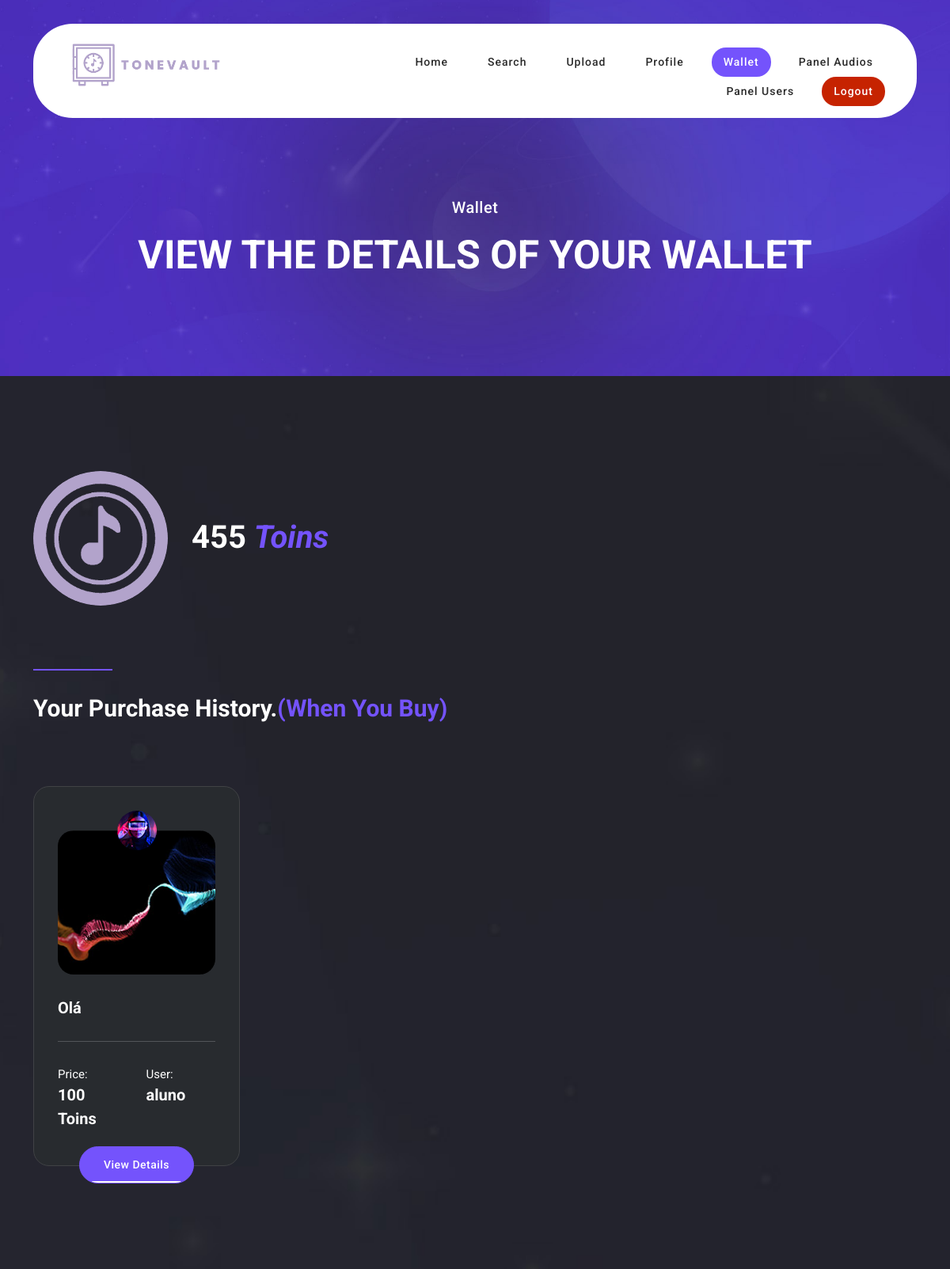
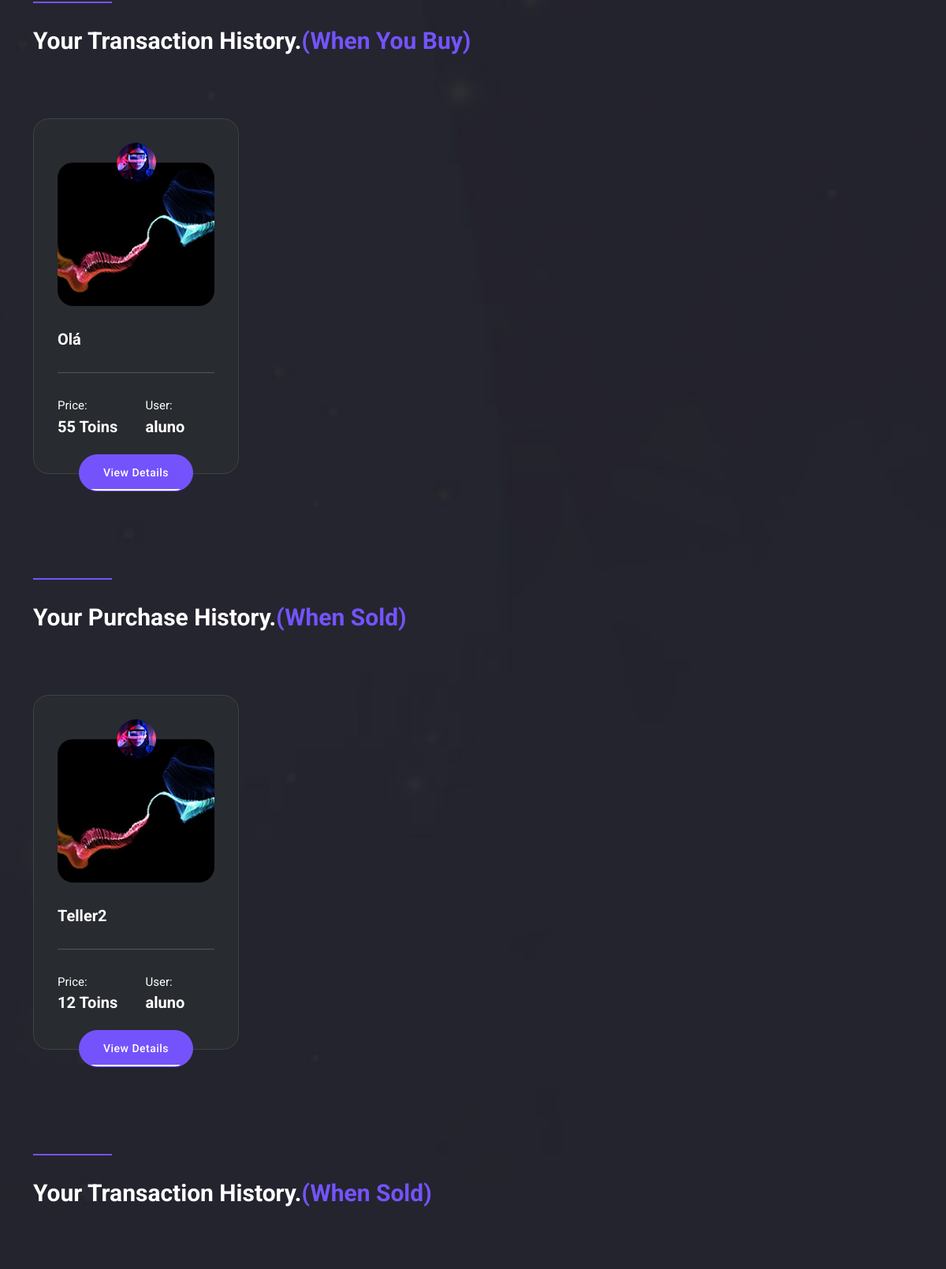
The page /wallet (signed in, upper part) on the database its author committed (2 pictures, top to bottom).
### tables this page shows
CREATE TABLE `utilizadores` (
  `id` int(11) NOT NULL,
  `nome` varchar(50) NOT NULL,
  `email` varchar(255) NOT NULL,
  `password` varchar(255) NOT NULL,
  `saldo` int(11) DEFAULT 0,
  `nivel` int(11) DEFAULT 2,
  `estado` tinyint(1) DEFAULT 1
);

CREATE TABLE `compras` (
  `id` int(11) NOT NULL,
  `valor` int(11) NOT NULL,
  `idUtilizador` int(11) NOT NULL,
  `idAudio` int(11) NOT NULL
);

CREATE TABLE `audios` (
  `id` int(11) NOT NULL,
  `titulo` varchar(255) NOT NULL,
  `descricao` text NOT NULL,
  `ficheiro` varchar(255) NOT NULL,
  `ficheiroEnc` varchar(255) NOT NULL,
  `valor` int(11) NOT NULL,
  `idUtilizador` int(11) NOT NULL,
  `privacidade` tinyint(1) NOT NULL,
  `estado` tinyint(1) DEFAULT 1
);

CREATE TABLE `transacoesaudios` (
  `id` int(11) NOT NULL,
  `valor` int(11) NOT NULL,
  `idUtilizadorIn` int(11) NOT NULL,
  `idUtilizadorOut` int(11) NOT NULL,
  `idAudio` int(11) NOT NULL
);

### app/database/Database.php (called while the page is built)
<?php
class Database
{
    private static $instance = null;
    public static function getInstance()
    {
        if (self::$instance === null) {
            try {
                self::$instance = new PDO(
                    'mysql:host=sql102.infinityfree.com;dbname=if0_37791864_tonevault',
                    'if0_37791864',
                    'macacos2000',
                    [
                        PDO::ATTR_ERRMODE => PDO::ERRMODE_EXCEPTION,
                        PDO::ATTR_DEFAULT_FETCH_MODE => PDO::FETCH_ASSOC
                    ]
                );
            } catch (PDOException $e) {
                die("ERRO DE CONEXÃO : " . $e->getMessage());
            }
        }
        return self::$instance;
    }
}

### app/models/UserModel.php (called while the page is built, shortened)
<?php
class UserModel
{
    private $db;
    public function __construct()
    {
        require_once './app/database/Database.php';
        $this->db = Database::getInstance();
    }
    public function userSaldo($userId)
    {
        $sql = "SELECT saldo FROM utilizadores WHERE id = :id";
        $stmt = $this->db->prepare($sql);
        $stmt->execute(['id' => $userId]);
        return $stmt->fetchColumn();
    }
    public function getComprasByUserId($userId)
    {
        $query = "
        SELECT
            c.id AS compra_id,
            c.valor AS valor_compra,
            a.id AS audio_id,
            a.titulo AS titulo_audio,
            u.nome AS nome_dono_audio
        FROM
            compras c
        JOIN
            audios a ON c.idAudio = a.id
        JOIN
            utilizadores u ON a.idUtilizador = u.id
        WHERE
            c.idUtilizador = :userId
        ORDER BY
        c.id DESC
    ";
        $stmt = $this->db->prepare($query);
        $stmt->bindValue(':userId', $userId, PDO::PARAM_INT);
        $stmt->execute();
        return $stmt->fetchAll(PDO::FETCH_ASSOC);
    }
    public function getTransacoesByUserId($userId)
    {
        $query = "
        SELECT
            t.id AS transacao_id,
            t.valor AS valor_transacao,
            a.id AS audio_id,
            a.titulo AS titulo_audio,
            u.nome AS nome_antigo_dono
        FROM
            transacoesaudios t
        JOIN
            audios a ON t.idAudio = a.id
        JOIN
            utilizadores u ON t.idUtilizadorOut = u.id
        WHERE
            t.idUtilizadorIn = :userId
        ORDER BY
        t.id DESC
    ";
        $stmt = $this->db->prepare($query);
        $stmt->bindValue(':userId', $userId, PDO::PARAM_INT);
        $stmt->execute();
        return $stmt->fetchAll(PDO::FETCH_ASSOC);
    }
    public function getGanhosDeComprasByUserId($userId)
    {
        $query = "
        SELECT
            c.id AS compra_id,
            c.valor AS valor_compra,
            a.id AS audio_id,
            a.titulo AS titulo_audio,
            u.nome AS nome_comprador
        FROM
            compras c
        JOIN
            audios a ON c.idAudio = a.id
        JOIN
            utilizadores u ON c.idUtilizador = u.id
        WHERE
            a.idUtilizador = :userId
        ORDER BY
        c.id DESC
    ";
        $stmt = $this->db->prepare($query);
        $stmt->bindValue(':userId', $userId, PDO::PARAM_INT);
        $stmt->execute();
        return $stmt->fetchAll(PDO::FETCH_ASSOC);
    }
}

### app/views/walletView.php (the view, shortened to what this page needs)
<!DOCTYPE html>
<html lang="en">
<head>
    <link href="app/vendor/bootstrap/css/bootstrap.min.css" rel="stylesheet">
    <link rel="stylesheet" href="app/assets/css/fontawesome.css">
    <link rel="stylesheet" href="app/assets/css/templatemo-liberty-market.css">
    <link rel="stylesheet" href="app/assets/css/owl.css">
    <link rel="stylesheet" href="app/assets/css/animate.css">
    <link rel="stylesheet" href="https://unpkg.com/swiper@7/swiper-bundle.min.css" />
</head>
<body>
    <?php
    include_once 'headerView.php';
    ?>
    <div class="page-heading normal-space">
        <div class="container">
            <div class="row">
                <div class="col-lg-12">
                    <h6>Wallet</h6>
                    <h2>View The Details Of Your Wallet</h2>
                </div>
            </div>
        </div>
    </div>
    <div class="author-page">
        <div class="container">
            <div class="row">
                <div class="col-lg-6">
                    <div class="author">
                        <img src="app/assets/images/logo/Toin.png" alt="" style="border-radius: 50%; max-width: 170px;">
                        <h4 style="font-size:40px"><?= $saldo ?> <em style="color:#7453fc;">Toins</em></h4>
                    </div>
                </div>
                <div class="col-lg-12">
                    <div class="section-heading">
                        <div class="line-dec"></div>
                        <h2>Your Purchase History.<em>(When You Buy)</em></h2>
                    </div>
                </div>
                <?php foreach ($compras as $compra) { ?>
                    <div class="col-lg-3 col-md-6">
                        <div class="item">
                            <div class="row">
                                <div class="col-lg-12">
                                    <span class="author">
                                        <img src="app/assets/images/author.jpg" alt="" style="max-width: 50px; border-radius: 50%;">
                                    </span>
                                    <img src="app/assets/images/discover-03.jpg" alt="" style="border-radius: 20px;">
                                    <h4><?= $compra['titulo_audio'] ?></h4>
                                </div>
                                <div class="col-lg-12">
                                    <div class="line-dec"></div>
                                    <div class="row">
                                        <div class="col-6">
                                            <span>Price: <br> <strong><?= $compra['valor_compra'] ?> Toins</strong></span>
                                        </div>
                                        <div class="col-6">
                                            <span>User: <br> <strong><?= $compra['nome_dono_audio'] ?></strong></span>
                                        </div>
                                    </div>
                                </div>
                                <div class="col-lg-12">
                                    <div class="main-button">
                                        <a href="/item?id=<?= $compra['audio_id'] ?>">View Details</a>
                                    </div>
                                </div>
                            </div>
                        </div>
                    </div>
                <?php } ?>
                <div class="col-lg-12">
                    <div class="section-heading">
                        <div class="line-dec"></div>
                        <h2>Your Transaction History.<em>(When You buy)</em></h2>
                    </div>
                </div>
                <?php foreach ($transacoes as $transacao) { ?>
                    <div class="col-lg-3 col-md-6">
                        <div class="item">
                            <div class="row">
                                <div class="col-lg-12">
                                    <span class="author">
                                        <img src="app/assets/images/author.jpg" alt="" style="max-width: 50px; border-radius: 50%;">
                                    </span>
                                    <img src="app/assets/images/discover-03.jpg" alt="" style="border-radius: 20px;">
                                    <h4><?= $transacao['titulo_audio'] ?></h4>
                                </div>
                                <div class="col-lg-12">
                                    <div class="line-dec"></div>
                                    <div class="row">
                                        <div class="col-6">
                                            <span>Price: <br> <strong><?= $transacao['valor_transacao'] ?> Toins</strong></span>
                                        </div>
                                        <div class="col-6">
                                            <span>User: <br> <strong><?= $transacao['nome_antigo_dono'] ?></strong></span>
                                        </div>
                                    </div>
                                </div>
                                <div class="col-lg-12">
                                    <div class="main-button">
                                        <a href="/item?id=<?= $transacao['audio_id'] ?>">View Details</a>
                                    </div>
                                </div>
                            </div>
                        </div>
                    </div>
                <?php } ?>
                <div class="col-lg-12">
                    <div class="section-heading">
                        <div class="line-dec"></div>
                        <h2>Your Purchase History.<em>(When sold)</em></h2>
                    </div>
                </div>
                <?php foreach ($ganhosCompras as $ganhosCompra) { ?>
                    <div class="col-lg-3 col-md-6">
                        <div class="item">
                            <div class="row">
                                <div class="col-lg-12">
                                    <span class="author">
                                        <img src="app/assets/images/author.jpg" alt="" style="max-width: 50px; border-radius: 50%;">
                                    </span>
                                    <img src="app/assets/images/discover-03.jpg" alt="" style="border-radius: 20px;">
                                    <h4><?= $ganhosCompra['titulo_audio'] ?></h4>
                                </div>
                                <div class="col-lg-12">
                                    <div class="line-dec"></div>
                                    <div class="row">
                                        <div class="col-6">
                                            <span>Price: <br> <strong><?= $ganhosCompra['valor_compra'] ?> Toins</strong></span>
                                        </div>
                                        <div class="col-6">
                                            <span>User: <br> <strong><?= $ganhosCompra['nome_comprador'] ?></strong></span>
                                        </div>
                                    </div>
                                </div>
                                <div class="col-lg-12">
                                    <div class="main-button">
                                        <a href="/item?id=<?= $ganhosCompra['audio_id'] ?>">View Details</a>
                                    </div>
                                </div>
                            </div>
                        </div>
                    </div>
                <?php } ?>
                <div class="col-lg-12">
                    <div class="section-heading">
                        <div class="line-dec"></div>
                        <h2>Your Transaction History.<em>(When sold)</em></h2>
                    </div>
                </div>
            </div>
        </div>
    </div>
</body>
</html>

### app/assets/css/templatemo-liberty-market.css (style rules this page uses)
html, body, div, span, applet, object, iframe, h1, h2, h3, h4, h5, h6, p, blockquote, div pre, a, abbr, acronym, address, big, cite, code, del, dfn, em, font, img, ins, kbd, q, s, samp, small, strike, strong, sub, sup, tt, var, b, u, i, center, dl, dt, dd, ol, ul, li, figure, header, nav, section, article, aside, footer, figcaption { margin: 0; padding: 0; border: 0; outline: 0; }
* { box-sizing: border-box; }
html, body { font-family: 'Roboto', sans-serif; font-weight: 400; background-color: #1e1e1e; font-size: 16px; -ms-text-size-adjust: 100%; -webkit-font-smoothing: antialiased; -moz-osx-font-smoothing: grayscale; }
a { text-decoration: none !important; }
h1, h2, h3, h4, h5, h6 { margin-top: 0px; margin-bottom: 0px; color: #fff; font-weight: 700; }
img { width: 100%; overflow: hidden; }
html, body { background: #fff; font-family: 'Roboto', sans-serif; }
.main-button a { font-size: 14px; color: #fff; background-color: #7453fc; border: 1px solid #7453fc; padding: 12px 30px; display: inline-block; border-radius: 25px; font-weight: 500; text-transform: capitalize; letter-spacing: 0.5px; transition: all .3s; position: relative; overflow: hidden; }
.main-button a:after { width: 78%; height: 2px; background-color: #fff; content: ''; position: absolute; left: 50%; bottom: 0; transform: translateX(-50%); }
.section-heading { position: relative; z-index: 2; margin-top: 0px; margin-bottom: 80px; text-align: center; }
.section-heading .line-dec { width: 100px; height: 2px; background-color: #7453fc; margin: 0 auto 30px auto; }
.section-heading h2 { margin-top: 10px; line-height: 36px; font-size: 30px; font-weight: 700; text-transform: capitalize; color: #fff; }
.section-heading h2 em { color: #7453fc; font-style: normal; }
.normal-space { padding: 250px 0px 120px 0px !important; }
.page-heading { background-image: url(../images/heading-bg.jpg); background-repeat: no-repeat; background-position: center center; background-size: cover; padding-top: 250px; text-align: center; background-color: #2a2a2a; }
.page-heading h6 { font-size: 20px; margin-bottom: 15px; font-weight: 500; letter-spacing: 0.5px; }
.page-heading h2 { color: #fff; font-size: 50px; font-weight: 700; line-height: 66px; text-transform: uppercase; }
.author-page { background-image: url(../images/dark-bg.jpg); background-repeat: no-repeat; background-position: center center; background-size: cover; padding: 120px 0px 120px 0px; position: relative; }
.author-page .author { display: flex; }
.author-page .author h4 { margin-top: 60px; font-size: 20px; margin-left: 30px; }
.author-page .section-heading { margin-top: 80px; text-align: left; }
.author-page .section-heading .line-dec { margin-left: 0; }
.author-page .item span.author { display: inline-flex; width: 100%; }
.author-page .item span.author img { margin: 0 auto; position: relative; z-index: 2; }
.author-page .item img { margin-top: -32px; position: relative; z-index: 1; }
.author-page .item h4 { font-size: 20px; margin-top: 30px; }
.author-page .item .line-dec { width: 100%; height: 1px; background-color: rgba(255,255,255,0.2); margin: 30px 0px; }
.author-page .item { background-color: #282b2f; border: 1px solid #404245; padding: 30px; border-radius: 20px; position: relative; margin-bottom: 52px; }
.author-page .item span { color: #fff; display: inline-block; font-size: 15px; }
.author-page .item span strong { font-size: 20px; }
.author-page .item .main-button { margin-top: 20px; margin-bottom: -60px; text-align: center; }
body { overflow-x: hidden; }

### rows shown on the page
utilizadores: saldo "455"
compras: idAudio.titulo "Olá", valor "100", utilizadores.nome "aluno"
transacoesaudios: idAudio.titulo "Olá", valor "55", idUtilizadorOut.nome "aluno"
compras: idAudio.titulo "Teller2", valor "12", idUtilizador.nome "aluno"
